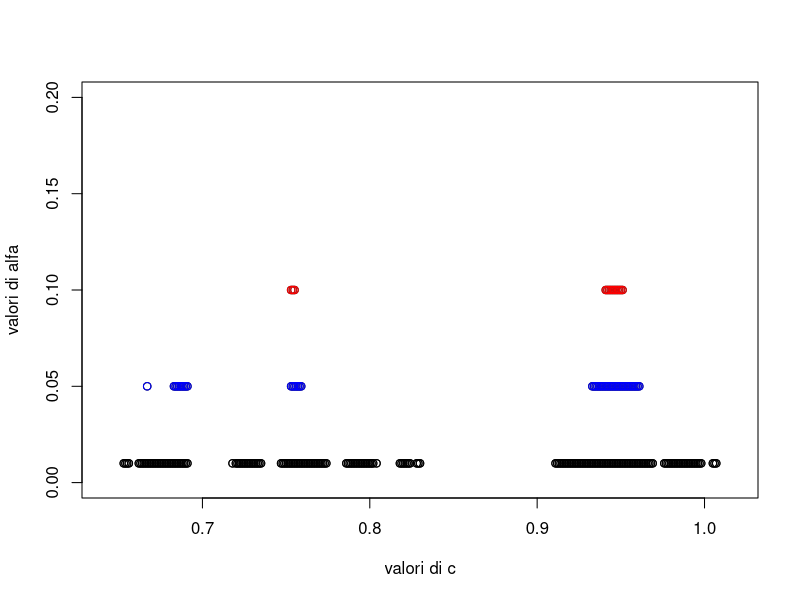

This chart was generated by the following R code: (Note: this script raises an error after producing the figure.)
library("readxl")
#carichiamo il dataset
datimiei<-as.data.frame(read_excel("../datasets/new_sample.xlsx"))

#calcoliamo la lunghezza del campione
n<-nrow(datimiei)
n

###################################################################################
#FUNZIONE PER INDIVIDUARE I VALORI AMMISSIBILI DI C
esito_test<-function(costante,campione,alfa){
  dati<-trunc(costante*log(campione+1))
  massimo<-max(dati)
  freqosservate<-table(cut(dati,breaks = c(0:(massimo+1)),right=FALSE))
  if(length(freqosservate>=3)){
  lambda<-mean(dati)
  distrpois<-c(dpois(0:(massimo-1),lambda,log = FALSE),1-sum(dpois(0:(massimo-1),lambda,log = FALSE)))
  freqattese<-round(n*distrpois,digits = 2)
  chisquare<-round(sum((freqosservate-freqattese)^2/freqattese),digits = 2)
  gradilib<-length(freqosservate)-1-1
  valorecritico<-qchisq(1-alfa,df=gradilib)
  frequenze<-as.data.frame(freqosservate)
  a<-ifelse(frequenze[2]>=5,1,0)
  b<-ifelse(freqattese>=5,1,0)
  if(sum(a)<length(freqosservate)){return(0)}#ci devono essere almeno 5 osservazioni in ogni classe
  if(sum(b)<length(freqattese)){return(0)}#tutte le frequenze attese delle classi devono essere >=5
  if(chisquare>=valorecritico){return(0)}else{return(1)}}#con zero indichiamo il rifiuto mentre con uno l'accettazione
else{return(0)}
  }
########################################################################################
#FUNZIONE CHE RITORNA I CHISQUARE
trovamiglior_c<-function(costante,campione,alfa){
  dati<-trunc(costante*log(campione+1))
  massimo<-max(dati)
  freqosservate<-table(cut(dati,breaks = c(0:(massimo+1)),right=FALSE))
  lambda<-mean(dati)
  distrpois<-c(dpois(0:(massimo-1),lambda,log = FALSE),1-sum(dpois(0:(massimo-1),lambda,log = FALSE)))
  freqattese<-round(n*distrpois,digits = 2)
  chisquare<-sum((freqosservate-freqattese)^2/freqattese)
  return(chisquare)}
#####################################################################################
# INDIVIDUIAMO I VALORI DI C PER ALFA PARI A 0.10
c<-0.300
esiti<-0
cc<-0
j<-0.000
for (i in 1:10000){
  esiti[i]<-esito_test((c+j),datimiei$numero_acquisti,0.10)
  cc[i]<-c+j
  j<-j+0.001
}
#cbind(cc,esiti)
valc1<-cc[which(esiti>0)] #valori di c per cui il test chi quadrato funziona
valc1

#INDIVIDUIAMO IL VALORE DI C PER CUI IL CHISQUARE è MINIMO
chisquares<-0
for (i in 1:length(valc1))
{chisquares[i]<-trovamiglior_c(valc1[i],datimiei$numero_acquisti,0.10)}
chisquares
miglior<-valc1[which.min(chisquares)]
miglior

######################################################################################

# INDIVIDUIAMO I VALORI DI C PER ALFA PARI A 0.05
c<-0.300
esiti<-0
cc<-0
j<-0.000
for (i in 1:10000){
  esiti[i]<-esito_test((c+j),datimiei$numero_acquisti,0.05)
  cc[i]<-c+j
  j<-j+0.001
}
#cbind(cc,esiti)
valc2<-cc[which(esiti>0)] #valori di c per cui il test chi quadrato funziona
valc2

#INDIVIDUIAMO IL VALORE DI C PER CUI IL CHISQUARE è MINIMO
chisquares<-0
for (i in 1:length(valc2))
{chisquares[i]<-trovamiglior_c(valc2[i],datimiei$numero_acquisti,0.05)}
round(chisquares,digits=4)
miglior<-valc2[which.min(chisquares)]
miglior
##########################################################################################

# INDIVIDUIAMO I VALORI DI C PER ALFA PARI A 0.01
c<-0.300
esiti<-0
cc<-0
j<-0.000
for (i in 1:10000){
  esiti[i]<-esito_test((c+j),datimiei$numero_acquisti,0.01)
  cc[i]<-c+j
  j<-j+0.001
}
#cbind(cc,esiti)
valc3<-cc[which(esiti>0)] #valori di c per cui il test chi quadrato funziona
valc3

#INDIVIDUIAMO IL VALORE DI C PER CUI IL CHISQUARE è MINIMO
chisquares<-0
for (i in 1:length(valc3))
{chisquares[i]<-trovamiglior_c(valc3[i],datimiei$numero_acquisti,0.01)}
chisquares
miglior<-valc3[which.min(chisquares)]
miglior





##############################################################################################
#
y1<-rep(0.10,length(valc1))
y2<-rep(0.05,length(valc2))
y3<-rep(0.01,length(valc3))
ascisse1<-c(valc1,valc2,valc3)
ordinate1<-c(y1,y2,y3)
grafico1<-data.frame(ascisse1,ordinate1)

#GRAFICO 1
plot(grafico1$ascisse1,grafico1$ordinate1,xlim = c(min(valc3)-0.01,max(valc3)+0.01),ylim = c(0.000,0.200),xlab = "valori di c",ylab = "valori di alfa")
#axis(1,at=seq(min(valc3)-0.001,max(valc3)+0.001,by=0.1),las=0)
points(valc1,y1,col="red")
points(valc2,y2,col="blue")
points(valc3,y3,col="black")
legend(locator(1),c("alfa=0.01","alfa=0.05","alfa=0.10"),pch=c(1,16),col=c("black","blue","red"))
############################################################################################
ascisse2<-c(y1,y2,y3)
ordinate2<-c(valc1,valc2,valc3)
grafico2<-data.frame(ascisse2,ordinate2)

#GRAFICO 2 (con ascisse e ordinate invertite)
plot(grafico2$ascisse2,grafico2$ordinate2,xlim = c(0.000,0.200),ylim =c(min(valc3)-0.01,max(valc3)+0.01) ,xlab = "valori di alfa",ylab = "valori di c")
#axis(2,at=seq(min(valc3)-0.001,max(valc3)+0.001,by=0.1),las=0)
points(y1,valc1,col="red")
points(y2,valc2,col="blue")
points(y3,valc3,col="black")
legend(locator(1),c("alfa=0.01","alfa=0.05","alfa=0.10"),pch=c(1,16),col=c("black","blue","red"))


